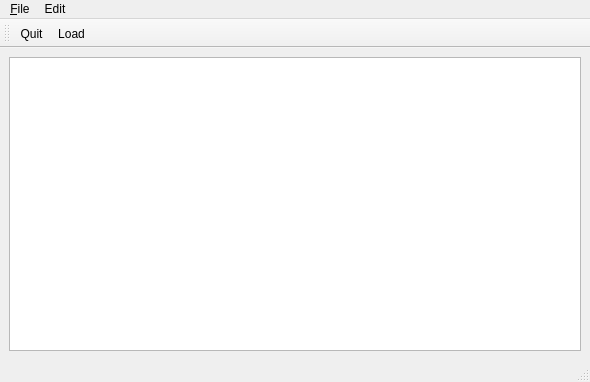
<?xml version="1.0" encoding="UTF-8"?>
<ui version="4.0">
 <class>MainWindow</class>
 <widget class="QMainWindow" name="MainWindow">
  <property name="geometry">
   <rect>
    <x>0</x>
    <y>0</y>
    <width>590</width>
    <height>382</height>
   </rect>
  </property>
  <property name="windowTitle">
   <string>Power Editor</string>
  </property>
  <widget class="QWidget" name="centralwidget">
   <layout class="QHBoxLayout" name="horizontalLayout">
    <item>
     <widget class="QPlainTextEdit" name="edit">
      <property name="readOnly">
       <bool>false</bool>
      </property>
     </widget>
    </item>
   </layout>
  </widget>
  <widget class="QMenuBar" name="menubar">
   <property name="geometry">
    <rect>
     <x>0</x>
     <y>0</y>
     <width>590</width>
     <height>22</height>
    </rect>
   </property>
   <widget class="QMenu" name="menuFile">
    <property name="title">
     <string>&amp;File</string>
    </property>
    <addaction name="actionSave"/>
    <addaction name="actionLoad"/>
    <addaction name="separator"/>
    <addaction name="quit"/>
   </widget>
   <widget class="QMenu" name="menuEdit">
    <property name="title">
     <string>Edit</string>
    </property>
    <addaction name="actionSearch"/>
   </widget>
   <addaction name="menuFile"/>
   <addaction name="menuEdit"/>
  </widget>
  <widget class="QStatusBar" name="statusbar"/>
  <widget class="QToolBar" name="toolBar">
   <property name="windowTitle">
    <string>toolBar</string>
   </property>
   <attribute name="toolBarArea">
    <enum>TopToolBarArea</enum>
   </attribute>
   <attribute name="toolBarBreak">
    <bool>false</bool>
   </attribute>
   <addaction name="quit"/>
   <addaction name="actionLoad"/>
  </widget>
  <action name="actionSave">
   <property name="text">
    <string>&amp;Save</string>
   </property>
  </action>
  <action name="actionLoad">
   <property name="text">
    <string>L&amp;oad</string>
   </property>
  </action>
  <action name="quit">
   <property name="icon">
    <iconset theme="document-open"/>
   </property>
   <property name="text">
    <string>&amp;Quit</string>
   </property>
   <property name="shortcut">
    <string>Ctrl+Q</string>
   </property>
  </action>
  <action name="actionSearch">
   <property name="text">
    <string>Search</string>
   </property>
  </action>
 </widget>
 <resources/>
 <connections/>
</ui>
